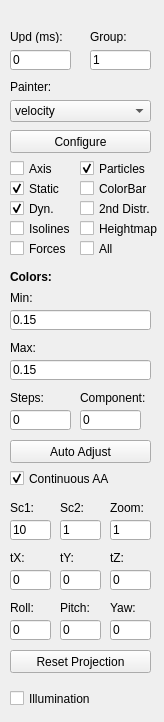
<?xml version="1.0" encoding="UTF-8"?>
<ui version="4.0">
 <class>View</class>
 <widget class="QWidget" name="View">
  <property name="geometry">
   <rect>
    <x>0</x>
    <y>0</y>
    <width>164</width>
    <height>722</height>
   </rect>
  </property>
  <property name="windowTitle">
   <string>Form</string>
  </property>
  <widget class="QCheckBox" name="showStatic">
   <property name="geometry">
    <rect>
     <x>10</x>
     <y>180</y>
     <width>101</width>
     <height>17</height>
    </rect>
   </property>
   <property name="text">
    <string>Static</string>
   </property>
   <property name="checked">
    <bool>true</bool>
   </property>
  </widget>
  <widget class="QLabel" name="painterLabel">
   <property name="geometry">
    <rect>
     <x>10</x>
     <y>80</y>
     <width>91</width>
     <height>13</height>
    </rect>
   </property>
   <property name="text">
    <string>Painter:</string>
   </property>
  </widget>
  <widget class="ImprovedLineEdit" name="colorOffset">
   <property name="geometry">
    <rect>
     <x>10</x>
     <y>310</y>
     <width>141</width>
     <height>20</height>
    </rect>
   </property>
   <property name="text">
    <string>0.15</string>
   </property>
  </widget>
  <widget class="QComboBox" name="painter">
   <property name="geometry">
    <rect>
     <x>10</x>
     <y>100</y>
     <width>141</width>
     <height>22</height>
    </rect>
   </property>
   <property name="maxVisibleItems">
    <number>20</number>
   </property>
   <item>
    <property name="text">
     <string>velocity</string>
    </property>
   </item>
   <item>
    <property name="text">
     <string>pressure</string>
    </property>
   </item>
   <item>
    <property name="text">
     <string>arrow</string>
    </property>
   </item>
   <item>
    <property name="text">
     <string>passive scalar</string>
    </property>
   </item>
   <item>
    <property name="text">
     <string>multicomponent</string>
    </property>
   </item>
   <item>
    <property name="text">
     <string>normal arrow</string>
    </property>
   </item>
   <item>
    <property name="text">
     <string>stream function</string>
    </property>
   </item>
   <item>
    <property name="text">
     <string>vorticity</string>
    </property>
   </item>
   <item>
    <property name="text">
     <string>vorticity magnitude</string>
    </property>
   </item>
   <item>
    <property name="text">
     <string>detail</string>
    </property>
   </item>
   <item>
    <property name="text">
     <string>permeability</string>
    </property>
   </item>
   <item>
    <property name="text">
     <string>flux</string>
    </property>
   </item>
  </widget>
  <widget class="QLabel" name="label_6">
   <property name="geometry">
    <rect>
     <x>10</x>
     <y>290</y>
     <width>111</width>
     <height>16</height>
    </rect>
   </property>
   <property name="text">
    <string>Min:</string>
   </property>
  </widget>
  <widget class="QLabel" name="label_5">
   <property name="geometry">
    <rect>
     <x>10</x>
     <y>270</y>
     <width>131</width>
     <height>13</height>
    </rect>
   </property>
   <property name="font">
    <font>
     <weight>75</weight>
     <bold>true</bold>
    </font>
   </property>
   <property name="text">
    <string>Colors:</string>
   </property>
  </widget>
  <widget class="QCheckBox" name="showDynamic">
   <property name="geometry">
    <rect>
     <x>10</x>
     <y>200</y>
     <width>81</width>
     <height>17</height>
    </rect>
   </property>
   <property name="text">
    <string>Dyn.</string>
   </property>
   <property name="checked">
    <bool>true</bool>
   </property>
  </widget>
  <widget class="QLabel" name="label_7">
   <property name="geometry">
    <rect>
     <x>10</x>
     <y>340</y>
     <width>51</width>
     <height>16</height>
    </rect>
   </property>
   <property name="text">
    <string>Max:</string>
   </property>
  </widget>
  <widget class="ImprovedLineEdit" name="colorInterval">
   <property name="geometry">
    <rect>
     <x>10</x>
     <y>360</y>
     <width>141</width>
     <height>20</height>
    </rect>
   </property>
   <property name="text">
    <string>0.15</string>
   </property>
  </widget>
  <widget class="QLabel" name="painterLabel_2">
   <property name="geometry">
    <rect>
     <x>10</x>
     <y>30</y>
     <width>151</width>
     <height>13</height>
    </rect>
   </property>
   <property name="text">
    <string>Upd (ms):</string>
   </property>
  </widget>
  <widget class="ImprovedLineEdit" name="updatePeriod">
   <property name="geometry">
    <rect>
     <x>10</x>
     <y>50</y>
     <width>61</width>
     <height>20</height>
    </rect>
   </property>
   <property name="text">
    <string>0</string>
   </property>
  </widget>
  <widget class="QPushButton" name="autoAdjust">
   <property name="geometry">
    <rect>
     <x>10</x>
     <y>440</y>
     <width>141</width>
     <height>23</height>
    </rect>
   </property>
   <property name="text">
    <string>Auto Adjust</string>
   </property>
  </widget>
  <widget class="QCheckBox" name="continuousAutoAdjust">
   <property name="geometry">
    <rect>
     <x>10</x>
     <y>470</y>
     <width>161</width>
     <height>17</height>
    </rect>
   </property>
   <property name="text">
    <string>Continuous AA</string>
   </property>
   <property name="checked">
    <bool>true</bool>
   </property>
  </widget>
  <widget class="QLabel" name="label_8">
   <property name="geometry">
    <rect>
     <x>10</x>
     <y>500</y>
     <width>111</width>
     <height>16</height>
    </rect>
   </property>
   <property name="text">
    <string>Sc1:</string>
   </property>
  </widget>
  <widget class="ImprovedLineEdit" name="cellsSize">
   <property name="geometry">
    <rect>
     <x>10</x>
     <y>520</y>
     <width>41</width>
     <height>20</height>
    </rect>
   </property>
   <property name="text">
    <string>10</string>
   </property>
  </widget>
  <widget class="QCheckBox" name="showParticles">
   <property name="geometry">
    <rect>
     <x>80</x>
     <y>160</y>
     <width>81</width>
     <height>17</height>
    </rect>
   </property>
   <property name="text">
    <string>Particles</string>
   </property>
   <property name="checked">
    <bool>true</bool>
   </property>
  </widget>
  <widget class="QLabel" name="label_9">
   <property name="geometry">
    <rect>
     <x>10</x>
     <y>390</y>
     <width>61</width>
     <height>16</height>
    </rect>
   </property>
   <property name="text">
    <string>Steps:</string>
   </property>
  </widget>
  <widget class="ImprovedLineEdit" name="colorSteps">
   <property name="geometry">
    <rect>
     <x>10</x>
     <y>410</y>
     <width>61</width>
     <height>20</height>
    </rect>
   </property>
   <property name="text">
    <string>0</string>
   </property>
  </widget>
  <widget class="QLabel" name="painterLabel_3">
   <property name="geometry">
    <rect>
     <x>90</x>
     <y>30</y>
     <width>91</width>
     <height>13</height>
    </rect>
   </property>
   <property name="text">
    <string>Group:</string>
   </property>
  </widget>
  <widget class="ImprovedLineEdit" name="arrowSteps">
   <property name="geometry">
    <rect>
     <x>90</x>
     <y>50</y>
     <width>61</width>
     <height>20</height>
    </rect>
   </property>
   <property name="text">
    <string>1</string>
   </property>
  </widget>
  <widget class="QPushButton" name="resetProjection">
   <property name="geometry">
    <rect>
     <x>10</x>
     <y>650</y>
     <width>141</width>
     <height>23</height>
    </rect>
   </property>
   <property name="text">
    <string>Reset Projection</string>
   </property>
  </widget>
  <widget class="QCheckBox" name="showAxis">
   <property name="geometry">
    <rect>
     <x>10</x>
     <y>160</y>
     <width>81</width>
     <height>17</height>
    </rect>
   </property>
   <property name="text">
    <string>Axis</string>
   </property>
   <property name="checked">
    <bool>false</bool>
   </property>
  </widget>
  <widget class="QLabel" name="label_11">
   <property name="geometry">
    <rect>
     <x>110</x>
     <y>500</y>
     <width>111</width>
     <height>16</height>
    </rect>
   </property>
   <property name="text">
    <string>Zoom:</string>
   </property>
  </widget>
  <widget class="ImprovedLineEdit" name="cellsSize2">
   <property name="geometry">
    <rect>
     <x>60</x>
     <y>520</y>
     <width>41</width>
     <height>20</height>
    </rect>
   </property>
   <property name="text">
    <string>1</string>
   </property>
  </widget>
  <widget class="QLabel" name="label_10">
   <property name="geometry">
    <rect>
     <x>60</x>
     <y>500</y>
     <width>111</width>
     <height>16</height>
    </rect>
   </property>
   <property name="text">
    <string>Sc2:</string>
   </property>
  </widget>
  <widget class="ImprovedLineEdit" name="zoom">
   <property name="geometry">
    <rect>
     <x>110</x>
     <y>520</y>
     <width>41</width>
     <height>20</height>
    </rect>
   </property>
   <property name="text">
    <string>1</string>
   </property>
  </widget>
  <widget class="QLabel" name="label_12">
   <property name="geometry">
    <rect>
     <x>10</x>
     <y>600</y>
     <width>31</width>
     <height>16</height>
    </rect>
   </property>
   <property name="text">
    <string>Roll:</string>
   </property>
  </widget>
  <widget class="ImprovedLineEdit" name="roll">
   <property name="geometry">
    <rect>
     <x>10</x>
     <y>620</y>
     <width>41</width>
     <height>20</height>
    </rect>
   </property>
   <property name="text">
    <string>0</string>
   </property>
  </widget>
  <widget class="ImprovedLineEdit" name="pitch">
   <property name="geometry">
    <rect>
     <x>60</x>
     <y>620</y>
     <width>41</width>
     <height>20</height>
    </rect>
   </property>
   <property name="text">
    <string>0</string>
   </property>
  </widget>
  <widget class="QLabel" name="label_13">
   <property name="geometry">
    <rect>
     <x>60</x>
     <y>600</y>
     <width>41</width>
     <height>16</height>
    </rect>
   </property>
   <property name="text">
    <string>Pitch:</string>
   </property>
  </widget>
  <widget class="QLabel" name="label_14">
   <property name="geometry">
    <rect>
     <x>110</x>
     <y>600</y>
     <width>31</width>
     <height>16</height>
    </rect>
   </property>
   <property name="text">
    <string>Yaw:</string>
   </property>
  </widget>
  <widget class="ImprovedLineEdit" name="yaw">
   <property name="geometry">
    <rect>
     <x>110</x>
     <y>620</y>
     <width>41</width>
     <height>20</height>
    </rect>
   </property>
   <property name="text">
    <string>0</string>
   </property>
  </widget>
  <widget class="QCheckBox" name="allView">
   <property name="geometry">
    <rect>
     <x>80</x>
     <y>240</y>
     <width>81</width>
     <height>17</height>
    </rect>
   </property>
   <property name="text">
    <string>All</string>
   </property>
   <property name="checked">
    <bool>false</bool>
   </property>
  </widget>
  <widget class="QCheckBox" name="showColorBar">
   <property name="geometry">
    <rect>
     <x>80</x>
     <y>180</y>
     <width>141</width>
     <height>17</height>
    </rect>
   </property>
   <property name="text">
    <string>ColorBar</string>
   </property>
   <property name="checked">
    <bool>false</bool>
   </property>
  </widget>
  <widget class="QLabel" name="label_15">
   <property name="geometry">
    <rect>
     <x>10</x>
     <y>550</y>
     <width>41</width>
     <height>16</height>
    </rect>
   </property>
   <property name="text">
    <string>tX:</string>
   </property>
  </widget>
  <widget class="ImprovedLineEdit" name="tx">
   <property name="geometry">
    <rect>
     <x>10</x>
     <y>570</y>
     <width>41</width>
     <height>20</height>
    </rect>
   </property>
   <property name="text">
    <string>0</string>
   </property>
  </widget>
  <widget class="ImprovedLineEdit" name="tz">
   <property name="geometry">
    <rect>
     <x>110</x>
     <y>570</y>
     <width>41</width>
     <height>20</height>
    </rect>
   </property>
   <property name="text">
    <string>0</string>
   </property>
  </widget>
  <widget class="QLabel" name="label_16">
   <property name="geometry">
    <rect>
     <x>60</x>
     <y>550</y>
     <width>41</width>
     <height>16</height>
    </rect>
   </property>
   <property name="text">
    <string>tY:</string>
   </property>
  </widget>
  <widget class="ImprovedLineEdit" name="ty">
   <property name="geometry">
    <rect>
     <x>60</x>
     <y>570</y>
     <width>41</width>
     <height>20</height>
    </rect>
   </property>
   <property name="text">
    <string>0</string>
   </property>
  </widget>
  <widget class="QLabel" name="label_17">
   <property name="geometry">
    <rect>
     <x>110</x>
     <y>550</y>
     <width>31</width>
     <height>16</height>
    </rect>
   </property>
   <property name="text">
    <string>tZ:</string>
   </property>
  </widget>
  <widget class="QCheckBox" name="show2ndDistribution">
   <property name="geometry">
    <rect>
     <x>80</x>
     <y>200</y>
     <width>81</width>
     <height>17</height>
    </rect>
   </property>
   <property name="text">
    <string>2nd Distr.</string>
   </property>
   <property name="checked">
    <bool>false</bool>
   </property>
  </widget>
  <widget class="QLabel" name="label_18">
   <property name="geometry">
    <rect>
     <x>80</x>
     <y>390</y>
     <width>71</width>
     <height>16</height>
    </rect>
   </property>
   <property name="text">
    <string>Component:</string>
   </property>
  </widget>
  <widget class="ImprovedLineEdit" name="colorComponent">
   <property name="geometry">
    <rect>
     <x>80</x>
     <y>410</y>
     <width>61</width>
     <height>20</height>
    </rect>
   </property>
   <property name="text">
    <string>0</string>
   </property>
  </widget>
  <widget class="QPushButton" name="configurePainter">
   <property name="geometry">
    <rect>
     <x>10</x>
     <y>130</y>
     <width>141</width>
     <height>23</height>
    </rect>
   </property>
   <property name="text">
    <string>Configure</string>
   </property>
  </widget>
  <widget class="QCheckBox" name="showIsolines">
   <property name="geometry">
    <rect>
     <x>10</x>
     <y>220</y>
     <width>81</width>
     <height>17</height>
    </rect>
   </property>
   <property name="text">
    <string>Isolines</string>
   </property>
   <property name="checked">
    <bool>false</bool>
   </property>
  </widget>
  <widget class="QCheckBox" name="heightmap">
   <property name="geometry">
    <rect>
     <x>80</x>
     <y>220</y>
     <width>81</width>
     <height>17</height>
    </rect>
   </property>
   <property name="text">
    <string>Heightmap</string>
   </property>
  </widget>
  <widget class="QCheckBox" name="illumination">
   <property name="geometry">
    <rect>
     <x>10</x>
     <y>690</y>
     <width>161</width>
     <height>17</height>
    </rect>
   </property>
   <property name="text">
    <string>Illumination</string>
   </property>
   <property name="checked">
    <bool>false</bool>
   </property>
  </widget>
  <widget class="QCheckBox" name="showForces">
   <property name="geometry">
    <rect>
     <x>10</x>
     <y>240</y>
     <width>81</width>
     <height>17</height>
    </rect>
   </property>
   <property name="text">
    <string>Forces</string>
   </property>
   <property name="checked">
    <bool>false</bool>
   </property>
  </widget>
 </widget>
 <customwidgets>
  <customwidget>
   <class>ImprovedLineEdit</class>
   <extends>QLineEdit</extends>
   <header>improvedlineedit.h</header>
  </customwidget>
 </customwidgets>
 <tabstops>
  <tabstop>updatePeriod</tabstop>
  <tabstop>arrowSteps</tabstop>
  <tabstop>painter</tabstop>
  <tabstop>configurePainter</tabstop>
  <tabstop>showAxis</tabstop>
  <tabstop>showStatic</tabstop>
  <tabstop>showDynamic</tabstop>
  <tabstop>showIsolines</tabstop>
  <tabstop>showForces</tabstop>
  <tabstop>showParticles</tabstop>
  <tabstop>showColorBar</tabstop>
  <tabstop>show2ndDistribution</tabstop>
  <tabstop>heightmap</tabstop>
  <tabstop>allView</tabstop>
  <tabstop>colorOffset</tabstop>
  <tabstop>colorInterval</tabstop>
  <tabstop>colorSteps</tabstop>
  <tabstop>colorComponent</tabstop>
  <tabstop>autoAdjust</tabstop>
  <tabstop>continuousAutoAdjust</tabstop>
  <tabstop>cellsSize</tabstop>
  <tabstop>cellsSize2</tabstop>
  <tabstop>zoom</tabstop>
  <tabstop>tx</tabstop>
  <tabstop>ty</tabstop>
  <tabstop>tz</tabstop>
  <tabstop>roll</tabstop>
  <tabstop>pitch</tabstop>
  <tabstop>yaw</tabstop>
  <tabstop>resetProjection</tabstop>
  <tabstop>illumination</tabstop>
 </tabstops>
 <resources/>
 <connections/>
</ui>
